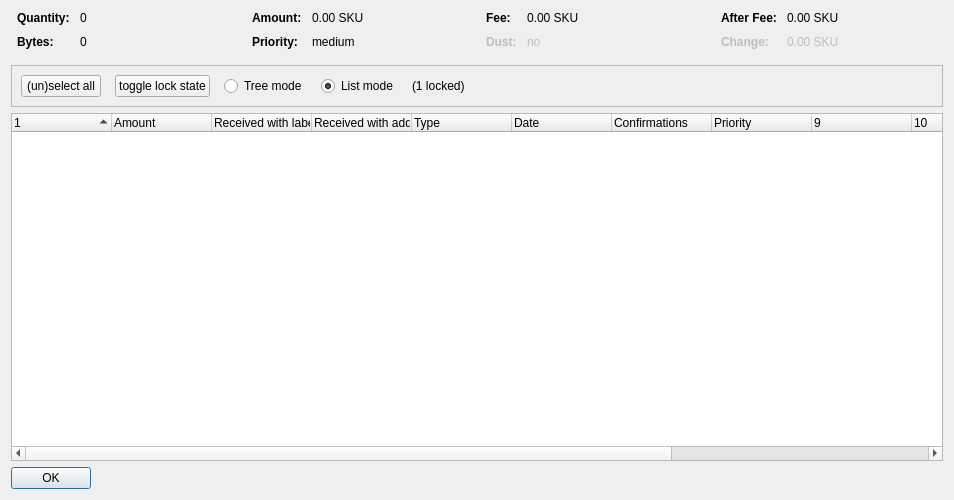
<?xml version="1.0" encoding="UTF-8"?>
<ui version="4.0">
 <class>CoinControlDialog</class>
 <widget class="QDialog" name="CoinControlDialog">
  <property name="geometry">
   <rect>
    <x>0</x>
    <y>0</y>
    <width>954</width>
    <height>500</height>
   </rect>
  </property>
  <property name="windowTitle">
   <string>Coin Selection</string>
  </property>
  <layout class="QVBoxLayout" name="verticalLayout">
   <item>
    <layout class="QHBoxLayout" name="horizontalLayoutTop" stretch="0,0,0,0">
     <property name="topMargin">
      <number>0</number>
     </property>
     <property name="bottomMargin">
      <number>10</number>
     </property>
     <item>
      <layout class="QFormLayout" name="formLayoutCoinControl1">
       <property name="horizontalSpacing">
        <number>10</number>
       </property>
       <property name="verticalSpacing">
        <number>10</number>
       </property>
       <property name="leftMargin">
        <number>6</number>
       </property>
       <property name="rightMargin">
        <number>6</number>
       </property>
       <item row="0" column="0">
        <widget class="QLabel" name="labelCoinControlQuantityText">
         <property name="font">
          <font>
           <weight>75</weight>
           <bold>true</bold>
          </font>
         </property>
         <property name="text">
          <string>Quantity:</string>
         </property>
        </widget>
       </item>
       <item row="0" column="1">
        <widget class="QLabel" name="labelCoinControlQuantity">
         <property name="cursor">
          <cursorShape>IBeamCursor</cursorShape>
         </property>
         <property name="contextMenuPolicy">
          <enum>Qt::ActionsContextMenu</enum>
         </property>
         <property name="text">
          <string notr="true">0</string>
         </property>
         <property name="textInteractionFlags">
          <set>Qt::LinksAccessibleByMouse|Qt::TextSelectableByKeyboard|Qt::TextSelectableByMouse</set>
         </property>
        </widget>
       </item>
       <item row="1" column="0">
        <widget class="QLabel" name="labelCoinControlBytesText">
         <property name="font">
          <font>
           <weight>75</weight>
           <bold>true</bold>
          </font>
         </property>
         <property name="text">
          <string>Bytes:</string>
         </property>
        </widget>
       </item>
       <item row="1" column="1">
        <widget class="QLabel" name="labelCoinControlBytes">
         <property name="cursor">
          <cursorShape>IBeamCursor</cursorShape>
         </property>
         <property name="contextMenuPolicy">
          <enum>Qt::ActionsContextMenu</enum>
         </property>
         <property name="text">
          <string notr="true">0</string>
         </property>
         <property name="textInteractionFlags">
          <set>Qt::LinksAccessibleByMouse|Qt::TextSelectableByKeyboard|Qt::TextSelectableByMouse</set>
         </property>
        </widget>
       </item>
      </layout>
     </item>
     <item>
      <layout class="QFormLayout" name="formLayoutCoinControl2">
       <property name="horizontalSpacing">
        <number>10</number>
       </property>
       <property name="verticalSpacing">
        <number>10</number>
       </property>
       <property name="leftMargin">
        <number>6</number>
       </property>
       <property name="rightMargin">
        <number>6</number>
       </property>
       <item row="0" column="0">
        <widget class="QLabel" name="labelCoinControlAmountText">
         <property name="font">
          <font>
           <weight>75</weight>
           <bold>true</bold>
          </font>
         </property>
         <property name="text">
          <string>Amount:</string>
         </property>
        </widget>
       </item>
       <item row="0" column="1">
        <widget class="QLabel" name="labelCoinControlAmount">
         <property name="cursor">
          <cursorShape>IBeamCursor</cursorShape>
         </property>
         <property name="contextMenuPolicy">
          <enum>Qt::ActionsContextMenu</enum>
         </property>
         <property name="text">
          <string notr="true">0.00 SKU</string>
         </property>
         <property name="textInteractionFlags">
          <set>Qt::LinksAccessibleByMouse|Qt::TextSelectableByKeyboard|Qt::TextSelectableByMouse</set>
         </property>
        </widget>
       </item>
       <item row="1" column="0">
        <widget class="QLabel" name="labelCoinControlPriorityText">
         <property name="font">
          <font>
           <weight>75</weight>
           <bold>true</bold>
          </font>
         </property>
         <property name="text">
          <string>Priority:</string>
         </property>
        </widget>
       </item>
       <item row="1" column="1">
        <widget class="QLabel" name="labelCoinControlPriority">
         <property name="cursor">
          <cursorShape>IBeamCursor</cursorShape>
         </property>
         <property name="contextMenuPolicy">
          <enum>Qt::ActionsContextMenu</enum>
         </property>
         <property name="text">
          <string>medium</string>
         </property>
         <property name="textInteractionFlags">
          <set>Qt::LinksAccessibleByMouse|Qt::TextSelectableByKeyboard|Qt::TextSelectableByMouse</set>
         </property>
        </widget>
       </item>
      </layout>
     </item>
     <item>
      <layout class="QFormLayout" name="formLayoutCoinControl3">
       <property name="horizontalSpacing">
        <number>10</number>
       </property>
       <property name="verticalSpacing">
        <number>10</number>
       </property>
       <property name="leftMargin">
        <number>6</number>
       </property>
       <property name="rightMargin">
        <number>6</number>
       </property>
       <item row="0" column="0">
        <widget class="QLabel" name="labelCoinControlFeeText">
         <property name="font">
          <font>
           <weight>75</weight>
           <bold>true</bold>
          </font>
         </property>
         <property name="text">
          <string>Fee:</string>
         </property>
        </widget>
       </item>
       <item row="0" column="1">
        <widget class="QLabel" name="labelCoinControlFee">
         <property name="cursor">
          <cursorShape>IBeamCursor</cursorShape>
         </property>
         <property name="contextMenuPolicy">
          <enum>Qt::ActionsContextMenu</enum>
         </property>
         <property name="text">
          <string notr="true">0.00 SKU</string>
         </property>
         <property name="textInteractionFlags">
          <set>Qt::LinksAccessibleByMouse|Qt::TextSelectableByKeyboard|Qt::TextSelectableByMouse</set>
         </property>
        </widget>
       </item>
       <item row="1" column="0">
        <widget class="QLabel" name="labelCoinControlLowOutputText">
         <property name="enabled">
          <bool>false</bool>
         </property>
         <property name="font">
          <font>
           <weight>75</weight>
           <bold>true</bold>
          </font>
         </property>
         <property name="text">
          <string>Dust:</string>
         </property>
        </widget>
       </item>
       <item row="1" column="1">
        <widget class="QLabel" name="labelCoinControlLowOutput">
         <property name="enabled">
          <bool>false</bool>
         </property>
         <property name="cursor">
          <cursorShape>IBeamCursor</cursorShape>
         </property>
         <property name="contextMenuPolicy">
          <enum>Qt::ActionsContextMenu</enum>
         </property>
         <property name="text">
          <string>no</string>
         </property>
         <property name="textInteractionFlags">
          <set>Qt::LinksAccessibleByMouse|Qt::TextSelectableByKeyboard|Qt::TextSelectableByMouse</set>
         </property>
        </widget>
       </item>
      </layout>
     </item>
     <item>
      <layout class="QFormLayout" name="formLayoutCoinControl4">
       <property name="horizontalSpacing">
        <number>10</number>
       </property>
       <property name="verticalSpacing">
        <number>10</number>
       </property>
       <property name="leftMargin">
        <number>6</number>
       </property>
       <property name="rightMargin">
        <number>6</number>
       </property>
       <item row="0" column="0">
        <widget class="QLabel" name="labelCoinControlAfterFeeText">
         <property name="font">
          <font>
           <weight>75</weight>
           <bold>true</bold>
          </font>
         </property>
         <property name="text">
          <string>After Fee:</string>
         </property>
        </widget>
       </item>
       <item row="0" column="1">
        <widget class="QLabel" name="labelCoinControlAfterFee">
         <property name="cursor">
          <cursorShape>IBeamCursor</cursorShape>
         </property>
         <property name="contextMenuPolicy">
          <enum>Qt::ActionsContextMenu</enum>
         </property>
         <property name="text">
          <string notr="true">0.00 SKU</string>
         </property>
         <property name="textInteractionFlags">
          <set>Qt::LinksAccessibleByMouse|Qt::TextSelectableByKeyboard|Qt::TextSelectableByMouse</set>
         </property>
        </widget>
       </item>
       <item row="1" column="0">
        <widget class="QLabel" name="labelCoinControlChangeText">
         <property name="enabled">
          <bool>false</bool>
         </property>
         <property name="font">
          <font>
           <weight>75</weight>
           <bold>true</bold>
          </font>
         </property>
         <property name="text">
          <string>Change:</string>
         </property>
        </widget>
       </item>
       <item row="1" column="1">
        <widget class="QLabel" name="labelCoinControlChange">
         <property name="enabled">
          <bool>false</bool>
         </property>
         <property name="cursor">
          <cursorShape>IBeamCursor</cursorShape>
         </property>
         <property name="contextMenuPolicy">
          <enum>Qt::ActionsContextMenu</enum>
         </property>
         <property name="text">
          <string notr="true">0.00 SKU</string>
         </property>
         <property name="textInteractionFlags">
          <set>Qt::LinksAccessibleByMouse|Qt::TextSelectableByKeyboard|Qt::TextSelectableByMouse</set>
         </property>
        </widget>
       </item>
      </layout>
     </item>
    </layout>
   </item>
   <item>
    <widget class="QFrame" name="frame">
     <property name="minimumSize">
      <size>
       <width>0</width>
       <height>40</height>
      </size>
     </property>
     <property name="frameShape">
      <enum>QFrame::StyledPanel</enum>
     </property>
     <property name="frameShadow">
      <enum>QFrame::Sunken</enum>
     </property>
     <layout class="QHBoxLayout" name="horizontalLayout">
      <item>
       <layout class="QHBoxLayout" name="horizontalLayoutPanel" stretch="0,0,0,0,0,0">
        <property name="spacing">
         <number>14</number>
        </property>
        <item>
         <widget class="QPushButton" name="pushButtonSelectAll">
          <property name="sizePolicy">
           <sizepolicy hsizetype="Maximum" vsizetype="Fixed">
            <horstretch>0</horstretch>
            <verstretch>0</verstretch>
           </sizepolicy>
          </property>
          <property name="text">
           <string>(un)select all</string>
          </property>
          <property name="autoDefault">
           <bool>false</bool>
          </property>
         </widget>
        </item>
        <item>
         <widget class="QPushButton" name="pushButtonToggleLock">
          <property name="sizePolicy">
           <sizepolicy hsizetype="Maximum" vsizetype="Fixed">
            <horstretch>0</horstretch>
            <verstretch>0</verstretch>
           </sizepolicy>
          </property>
          <property name="text">
           <string>toggle lock state</string>
          </property>
          <property name="autoDefault">
           <bool>false</bool>
          </property>
         </widget>
        </item>
        <item>
         <widget class="QRadioButton" name="radioTreeMode">
          <property name="sizePolicy">
           <sizepolicy hsizetype="Maximum" vsizetype="Fixed">
            <horstretch>0</horstretch>
            <verstretch>0</verstretch>
           </sizepolicy>
          </property>
          <property name="text">
           <string>Tree mode</string>
          </property>
         </widget>
        </item>
        <item>
         <widget class="QRadioButton" name="radioListMode">
          <property name="sizePolicy">
           <sizepolicy hsizetype="Maximum" vsizetype="Fixed">
            <horstretch>0</horstretch>
            <verstretch>0</verstretch>
           </sizepolicy>
          </property>
          <property name="text">
           <string>List mode</string>
          </property>
          <property name="checked">
           <bool>true</bool>
          </property>
         </widget>
        </item>
        <item>
         <widget class="QLabel" name="labelLocked">
          <property name="text">
           <string>(1 locked)</string>
          </property>
         </widget>
        </item>
        <item>
         <spacer name="horizontalSpacer">
          <property name="orientation">
           <enum>Qt::Horizontal</enum>
          </property>
          <property name="sizeHint" stdset="0">
           <size>
            <width>40</width>
            <height>20</height>
           </size>
          </property>
         </spacer>
        </item>
       </layout>
      </item>
     </layout>
    </widget>
   </item>
   <item>
    <widget class="CoinControlTreeWidget" name="treeWidget">
     <property name="contextMenuPolicy">
      <enum>Qt::CustomContextMenu</enum>
     </property>
     <property name="sortingEnabled">
      <bool>false</bool>
     </property>
     <property name="columnCount">
      <number>13</number>
     </property>
     <attribute name="headerShowSortIndicator" stdset="0">
      <bool>true</bool>
     </attribute>
     <attribute name="headerStretchLastSection">
      <bool>false</bool>
     </attribute>
     <column>
      <property name="text">
       <string/>
      </property>
     </column>
     <column>
      <property name="text">
       <string>Amount</string>
      </property>
     </column>
     <column>
      <property name="text">
       <string>Received with label</string>
      </property>
     </column>
     <column>
      <property name="text">
       <string>Received with address</string>
      </property>
     </column>
     <column>
      <property name="text">
       <string>Type</string>
      </property>
     </column>
     <column>
      <property name="text">
       <string>Date</string>
      </property>
     </column>
     <column>
      <property name="text">
       <string>Confirmations</string>
      </property>
      <property name="toolTip">
       <string>Confirmed</string>
      </property>
     </column>
     <column>
      <property name="text">
       <string>Priority</string>
      </property>
     </column>
     <column>
      <property name="text">
       <string/>
      </property>
     </column>
     <column>
      <property name="text">
       <string/>
      </property>
     </column>
     <column>
      <property name="text">
       <string/>
      </property>
     </column>
     <column>
      <property name="text">
       <string/>
      </property>
     </column>
     <column>
      <property name="text">
       <string/>
      </property>
     </column>
    </widget>
   </item>
   <item>
    <widget class="QDialogButtonBox" name="buttonBox">
     <property name="sizePolicy">
      <sizepolicy hsizetype="Maximum" vsizetype="Fixed">
       <horstretch>0</horstretch>
       <verstretch>0</verstretch>
      </sizepolicy>
     </property>
     <property name="orientation">
      <enum>Qt::Horizontal</enum>
     </property>
     <property name="standardButtons">
      <set>QDialogButtonBox::Ok</set>
     </property>
    </widget>
   </item>
  </layout>
 </widget>
 <customwidgets>
  <customwidget>
   <class>CoinControlTreeWidget</class>
   <extends>QTreeWidget</extends>
   <header>coincontroltreewidget.h</header>
  </customwidget>
 </customwidgets>
 <resources/>
 <connections/>
</ui>
